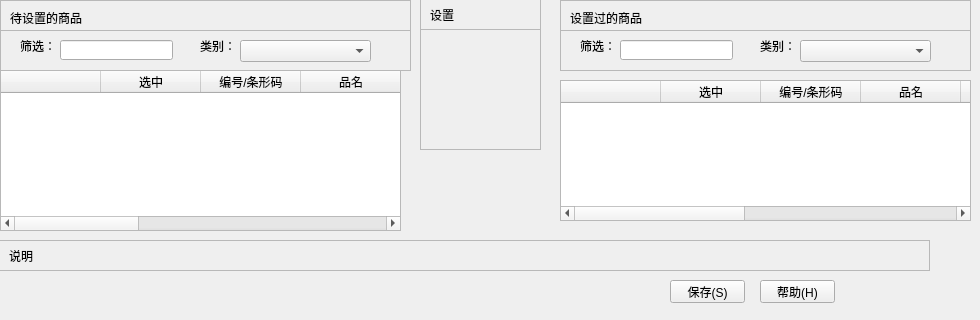
             <widget class="QWidget" name="tab_33">
              <attribute name="title">
               <string>商品折扣设置</string>
              </attribute>
              <widget class="QWidget" name="widget_17" native="true">
               <property name="geometry">
                <rect>
                 <x>560</x>
                 <y>0</y>
                 <width>411</width>
                 <height>241</height>
                </rect>
               </property>
               <widget class="QFrame" name="frame_30">
                <property name="geometry">
                 <rect>
                  <x>0</x>
                  <y>0</y>
                  <width>411</width>
                  <height>31</height>
                 </rect>
                </property>
                <property name="frameShape">
                 <enum>QFrame::StyledPanel</enum>
                </property>
                <property name="frameShadow">
                 <enum>QFrame::Raised</enum>
                </property>
                <widget class="QLabel" name="label_511">
                 <property name="geometry">
                  <rect>
                   <x>10</x>
                   <y>10</y>
                   <width>101</width>
                   <height>16</height>
                  </rect>
                 </property>
                 <property name="text">
                  <string>设置过的商品</string>
                 </property>
                </widget>
               </widget>
               <widget class="QFrame" name="frame_31">
                <property name="geometry">
                 <rect>
                  <x>0</x>
                  <y>30</y>
                  <width>411</width>
                  <height>41</height>
                 </rect>
                </property>
                <property name="frameShape">
                 <enum>QFrame::StyledPanel</enum>
                </property>
                <property name="frameShadow">
                 <enum>QFrame::Raised</enum>
                </property>
                <widget class="QLabel" name="label_512">
                 <property name="geometry">
                  <rect>
                   <x>20</x>
                   <y>10</y>
                   <width>54</width>
                   <height>12</height>
                  </rect>
                 </property>
                 <property name="text">
                  <string>筛选：</string>
                 </property>
                </widget>
                <widget class="QLabel" name="label_513">
                 <property name="geometry">
                  <rect>
                   <x>200</x>
                   <y>10</y>
                   <width>54</width>
                   <height>12</height>
                  </rect>
                 </property>
                 <property name="text">
                  <string>类别：</string>
                 </property>
                </widget>
                <widget class="QLineEdit" name="lineEdit_142">
                 <property name="geometry">
                  <rect>
                   <x>60</x>
                   <y>10</y>
                   <width>113</width>
                   <height>20</height>
                  </rect>
                 </property>
                </widget>
                <widget class="QComboBox" name="comboBox_179">
                 <property name="geometry">
                  <rect>
                   <x>240</x>
                   <y>10</y>
                   <width>131</width>
                   <height>22</height>
                  </rect>
                 </property>
                </widget>
               </widget>
               <widget class="QTableWidget" name="tableWidget_70">
                <property name="geometry">
                 <rect>
                  <x>0</x>
                  <y>80</y>
                  <width>411</width>
                  <height>141</height>
                 </rect>
                </property>
                <column>
                 <property name="text">
                  <string/>
                 </property>
                </column>
                <column>
                 <property name="text">
                  <string>选中</string>
                 </property>
                </column>
                <column>
                 <property name="text">
                  <string>编号/条形码</string>
                 </property>
                </column>
                <column>
                 <property name="text">
                  <string>品名</string>
                 </property>
                </column>
                <column>
                 <property name="text">
                  <string>零售价</string>
                 </property>
                </column>
                <column>
                 <property name="text">
                  <string>会员价</string>
                 </property>
                </column>
                <column>
                 <property name="text">
                  <string>参与打折</string>
                 </property>
                </column>
                <column>
                 <property name="text">
                  <string>成本价</string>
                 </property>
                </column>
                <column>
                 <property name="text">
                  <string>利润率</string>
                 </property>
                </column>
               </widget>
              </widget>
              <widget class="QWidget" name="widget_18" native="true">
               <property name="geometry">
                <rect>
                 <x>0</x>
                 <y>240</y>
                 <width>941</width>
                 <height>71</height>
                </rect>
               </property>
               <widget class="QFrame" name="frame_32">
                <property name="geometry">
                 <rect>
                  <x>-1</x>
                  <y>0</y>
                  <width>931</width>
                  <height>31</height>
                 </rect>
                </property>
                <property name="frameShape">
                 <enum>QFrame::StyledPanel</enum>
                </property>
                <property name="frameShadow">
                 <enum>QFrame::Raised</enum>
                </property>
                <widget class="QLabel" name="label_514">
                 <property name="geometry">
                  <rect>
                   <x>10</x>
                   <y>10</y>
                   <width>54</width>
                   <height>12</height>
                  </rect>
                 </property>
                 <property name="text">
                  <string>说明</string>
                 </property>
                </widget>
               </widget>
               <widget class="QPushButton" name="pushButton_443">
                <property name="geometry">
                 <rect>
                  <x>670</x>
                  <y>40</y>
                  <width>75</width>
                  <height>23</height>
                 </rect>
                </property>
                <property name="text">
                 <string>保存(S)</string>
                </property>
               </widget>
               <widget class="QPushButton" name="pushButton_444">
                <property name="geometry">
                 <rect>
                  <x>760</x>
                  <y>40</y>
                  <width>75</width>
                  <height>23</height>
                 </rect>
                </property>
                <property name="text">
                 <string>帮助(H)</string>
                </property>
               </widget>
              </widget>
              <widget class="QWidget" name="widget_19" native="true">
               <property name="geometry">
                <rect>
                 <x>420</x>
                 <y>-1</y>
                 <width>131</width>
                 <height>231</height>
                </rect>
               </property>
               <widget class="QFrame" name="frame_33">
                <property name="geometry">
                 <rect>
                  <x>0</x>
                  <y>0</y>
                  <width>121</width>
                  <height>31</height>
                 </rect>
                </property>
                <property name="frameShape">
                 <enum>QFrame::StyledPanel</enum>
                </property>
                <property name="frameShadow">
                 <enum>QFrame::Raised</enum>
                </property>
                <widget class="QLabel" name="label_515">
                 <property name="geometry">
                  <rect>
                   <x>10</x>
                   <y>10</y>
                   <width>54</width>
                   <height>12</height>
                  </rect>
                 </property>
                 <property name="text">
                  <string>设置</string>
                 </property>
                </widget>
               </widget>
               <widget class="QFrame" name="frame_34">
                <property name="geometry">
                 <rect>
                  <x>0</x>
                  <y>30</y>
                  <width>121</width>
                  <height>121</height>
                 </rect>
                </property>
                <property name="frameShape">
                 <enum>QFrame::StyledPanel</enum>
                </property>
                <property name="frameShadow">
                 <enum>QFrame::Raised</enum>
                </property>
               </widget>
              </widget>
              <widget class="QWidget" name="widget_20" native="true">
               <property name="geometry">
                <rect>
                 <x>0</x>
                 <y>0</y>
                 <width>411</width>
                 <height>241</height>
                </rect>
               </property>
               <widget class="QFrame" name="frame_35">
                <property name="geometry">
                 <rect>
                  <x>0</x>
                  <y>0</y>
                  <width>411</width>
                  <height>31</height>
                 </rect>
                </property>
                <property name="frameShape">
                 <enum>QFrame::StyledPanel</enum>
                </property>
                <property name="frameShadow">
                 <enum>QFrame::Raised</enum>
                </property>
                <widget class="QLabel" name="label_516">
                 <property name="geometry">
                  <rect>
                   <x>10</x>
                   <y>10</y>
                   <width>81</width>
                   <height>16</height>
                  </rect>
                 </property>
                 <property name="text">
                  <string>待设置的商品</string>
                 </property>
                </widget>
               </widget>
               <widget class="QFrame" name="frame_36">
                <property name="geometry">
                 <rect>
                  <x>0</x>
                  <y>30</y>
                  <width>411</width>
                  <height>41</height>
                 </rect>
                </property>
                <property name="frameShape">
                 <enum>QFrame::StyledPanel</enum>
                </property>
                <property name="frameShadow">
                 <enum>QFrame::Raised</enum>
                </property>
                <widget class="QLabel" name="label_517">
                 <property name="geometry">
                  <rect>
                   <x>20</x>
                   <y>10</y>
                   <width>54</width>
                   <height>12</height>
                  </rect>
                 </property>
                 <property name="text">
                  <string>筛选：</string>
                 </property>
                </widget>
                <widget class="QLabel" name="label_518">
                 <property name="geometry">
                  <rect>
                   <x>200</x>
                   <y>10</y>
                   <width>54</width>
                   <height>12</height>
                  </rect>
                 </property>
                 <property name="text">
                  <string>类别：</string>
                 </property>
                </widget>
                <widget class="QLineEdit" name="lineEdit_143">
                 <property name="geometry">
                  <rect>
                   <x>60</x>
                   <y>10</y>
                   <width>113</width>
                   <height>20</height>
                  </rect>
                 </property>
                </widget>
                <widget class="QComboBox" name="comboBox_175">
                 <property name="geometry">
                  <rect>
                   <x>240</x>
                   <y>10</y>
                   <width>131</width>
                   <height>22</height>
                  </rect>
                 </property>
                </widget>
               </widget>
               <widget class="QTableWidget" name="tableWidget_71">
                <property name="geometry">
                 <rect>
                  <x>0</x>
                  <y>70</y>
                  <width>401</width>
                  <height>161</height>
                 </rect>
                </property>
                <column>
                 <property name="text">
                  <string/>
                 </property>
                </column>
                <column>
                 <property name="text">
                  <string>选中</string>
                 </property>
                </column>
                <column>
                 <property name="text">
                  <string>编号/条形码</string>
                 </property>
                </column>
                <column>
                 <property name="text">
                  <string>品名</string>
                 </property>
                </column>
                <column>
                 <property name="text">
                  <string>零售价</string>
                 </property>
                </column>
                <column>
                 <property name="text">
                  <string>会员价</string>
                 </property>
                </column>
                <column>
                 <property name="text">
                  <string>参与打折</string>
                 </property>
                </column>
                <column>
                 <property name="text">
                  <string>成本价</string>
                 </property>
                </column>
                <column>
                 <property name="text">
                  <string>利润率</string>
                 </property>
                </column>
               </widget>
              </widget>
             </widget>
